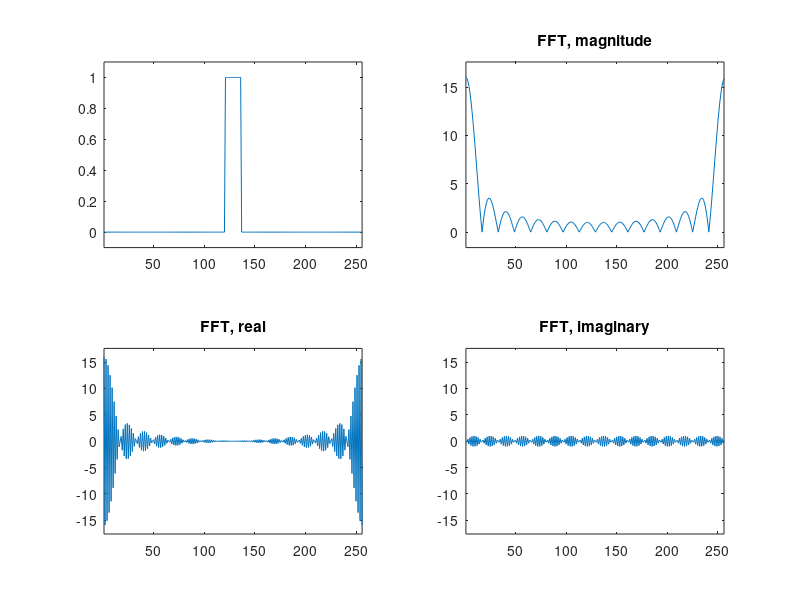
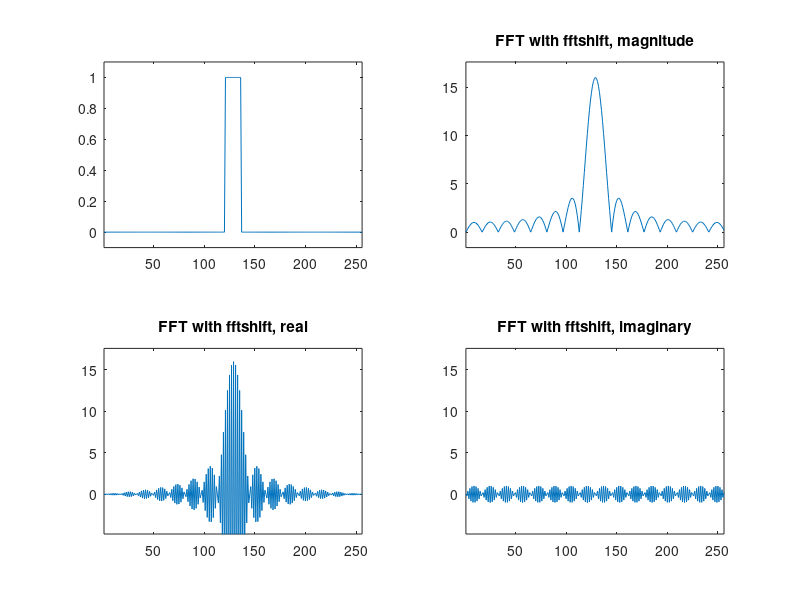
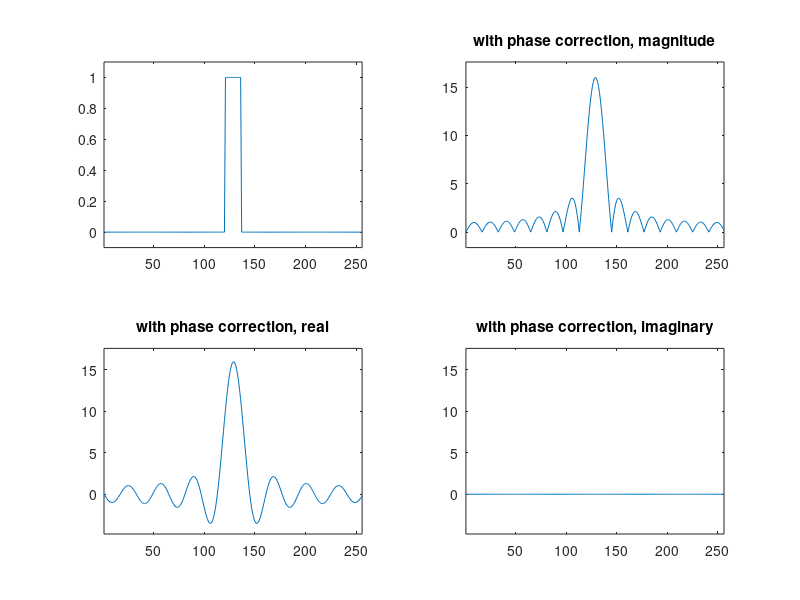
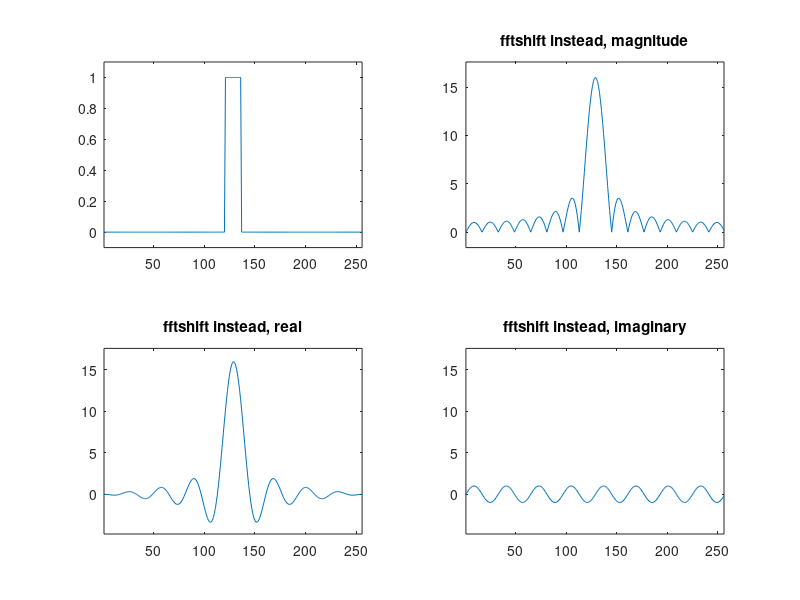

Write MATLAB code to recreate these figures, in order.
%=========================================================================
%                                                                     
%       BIOMEDICAL IMAGING
%       II SIGNALS AND SYSTEMS
%
%=========================================================================

%=========================================================================
%	EXERCISE 2, Fast Fourier Transform
%=========================================================================

function [] = SISY_EXERCISE2()

    clear all; close all; 
    
    fprintf ( '-----------------------------------------\n' );  
    fprintf ( '2 FAST FOURIER TRANSFORM                 \n' );  
    fprintf ( '-----------------------------------------\n' );  
    
    n = 256;
    m = 16;
    
    rect = zeros(1,n);                                                             % create rectangle function   
    rect(n/2-m/2+1:n/2+m/2) = 1;
    
    
    % a) Straightforward FFT
    
    trafo = fft(rect);                                                             % Fourier transform
    
    figure;
    range1 = [-0.1 1.1];                                                           % define plot ranges
    range2 = [-0.1 1.1]*max(abs(trafo));
    range3 = [-0.3 1.1]*max(abs(trafo));                                                                  
    range4 = [-1.1 1.1]*max(abs(trafo));
    subplot(2,2,1), plot(rect), axis tight, ylim(range1);                          % plot transform
    subplot(2,2,2), plot(abs(trafo)), axis tight, ylim(range2), title('FFT, magnitude');
    subplot(2,2,3), plot(real(trafo)), axis tight, ylim(range4), title('FFT, real');
    subplot(2,2,4), plot(imag(trafo)), axis tight, ylim(range4), title('FFT, imaginary');
    
    % b) Use fftshift to shift origin in the Fourier domain
    
    trafo = fftshift(fft(rect));     
    
    figure;
    subplot(2,2,1), plot(rect), axis tight, ylim(range1);                                                            % plot result
    subplot(2,2,2), plot(abs(trafo)), axis tight, ylim(range2), title('FFT with fftshift, magnitude');
    subplot(2,2,3), plot(real(trafo)), axis tight, ylim(range3), title('FFT with fftshift, real'); 
    subplot(2,2,4), plot(imag(trafo)), axis tight, ylim(range3), title('FFT with fftshift, imaginary');  
         
    % c) Use phase correction to shift origin the original domain
    
    delta_k = 2*pi/n;                                                              % calculate sample spacing in the Fourier domain
    k = [-n/2:n/2-1]*delta_k;                                                      % create vector of sampling positions in the Fourier domain
    x0 = -(n-1)/2;                                                                 % actual position of first input sample  
    trafo = exp(-i.*k.*x0).*fftshift(fft(rect));                                   % include phase correction after FFT
    
    figure;
    subplot(2,2,1), plot(rect), axis tight, ylim(range1);                                                      % plot shifted and phase-corrected transform
    subplot(2,2,2), plot(abs(trafo)), axis tight, ylim(range2), title('with phase correction, magnitude');
    subplot(2,2,3), plot(real(trafo)), axis tight, ylim(range3), title('with phase correction, real'); 
    subplot(2,2,4), plot(imag(trafo)), axis tight, ylim(range3), title('with phase correction, imaginary');  
    
    % d) use fftshift to shift instead
    
    trafo = fftshift(fft(fftshift(rect)));     
    
    figure;
    subplot(2,2,1), plot(rect), axis tight, ylim(range1);                                                            % plot result
    subplot(2,2,2), plot(abs(trafo)), axis tight, ylim(range2), title('fftshift instead, magnitude');
    subplot(2,2,3), plot(real(trafo)), axis tight, ylim(range3), title('fftshift instead, real'); 
    subplot(2,2,4), plot(imag(trafo)), axis tight, ylim(range3), title('fftshift instead, imaginary');  
     
end
       